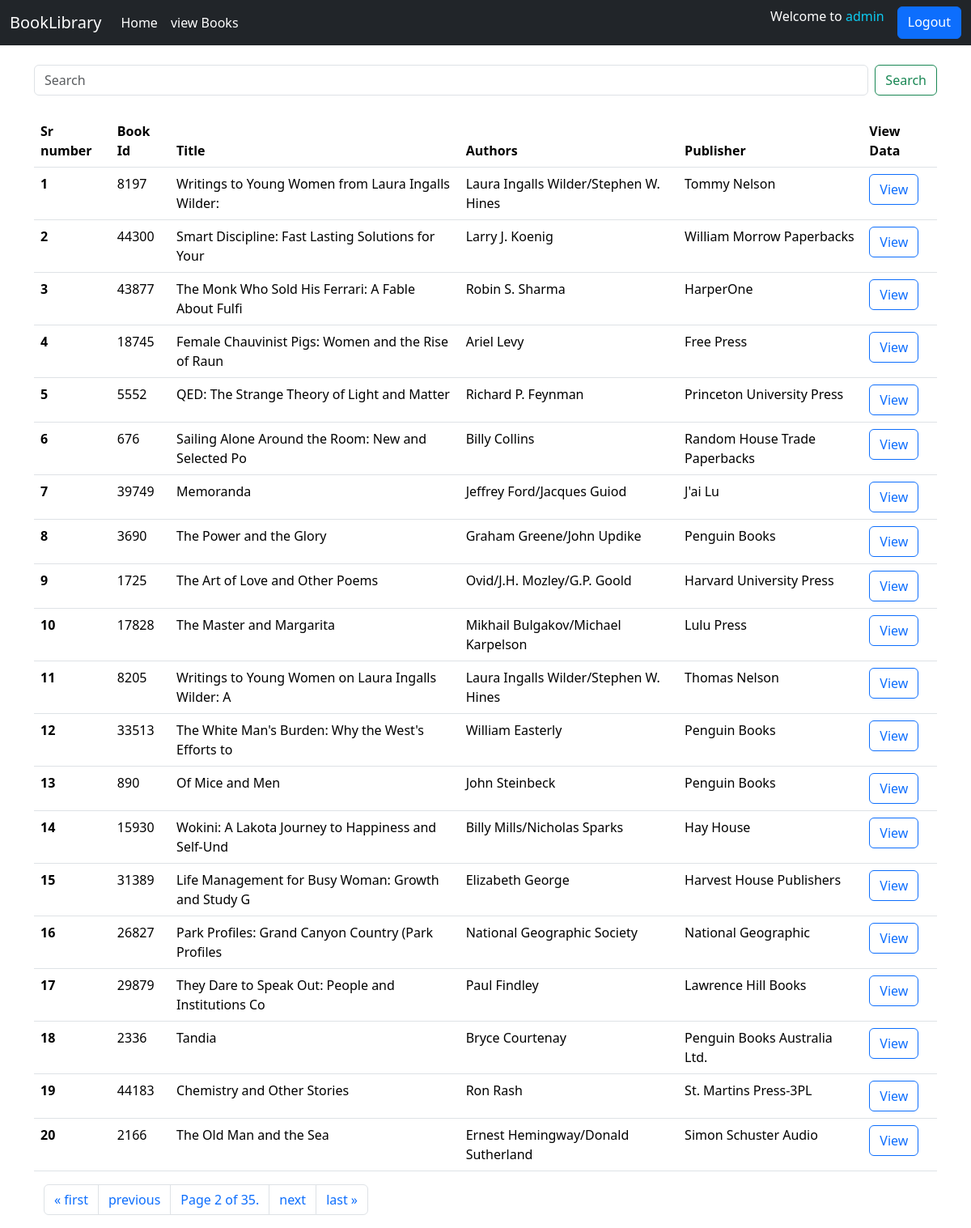
Page /book_view?page=2 (signed in) on the committed database.
### home/models.py (models this page shows)
class FetchBook(models.Model):
    book_id =  models.IntegerField(unique=False, default= 10, blank= False)
    image = models.ImageField(upload_to='images' ,default='default_image.jpg')
    title = models.CharField(max_length=10000, blank=False)
    publication_date =  models.CharField(max_length=100, blank=False)
    text_reviews_count = models.IntegerField(blank=True)
    ratings_count = models.IntegerField(blank=True)
    language_code = models.CharField(max_length=100, blank=False)
    isbn =  models.CharField(max_length=100, blank=False)
    isbn13 = models.CharField(max_length=100, blank=False)
    average_rating = models.FloatField(blank=True)
    authors = models.CharField(max_length=100, blank=False)
    publisher = models.CharField(max_length=100, blank=False)
    amount = models.PositiveIntegerField(null=False, blank=False ,default=False)

### home/views.py (the view)
# urls.py: path('book_view',views.book_view, name = 'weather_view'),
@login_required(login_url="/login_user")
def book_view(request):
    queryset = FetchBook.objects.all()
    paginator = Paginator(queryset, 20)
    page_number = request.GET.get("page")
    page_obj = paginator.get_page(page_number)
    return render(request, "viewFeatchData.html", {"queryset": page_obj})

### home/templates/viewFeatchData.html (shortened to what this page needs)
{% extends "base.html" %}
{% block body %}
<div class="container my-3">
  <form class="d-flex my-4" role="search">
    <input class="form-control me-2" type="search" name ='search' placeholder="Search" aria-label="Search">
    <button class="btn btn-outline-success" type="submit">Search</button>
  </form>
    <table class="table">
        <thead>
          <tr>
            <th scope="col">Sr number</th>
            <th scope="col">Book Id</th>
            <th scope="col">Title</th>
            <th scope="col">Authors</th>
            <th scope="col">Publisher</th>
            <th scope="col">View Data</th>
          </tr>
        </thead>
        <tbody>
            {% for i in queryset%}
          <tr>
            <th scope="row">{{forloop.counter}}</th>
            <td>{{i.book_id}}</td>
            <td>{{i.title|slice:":50"}}</td>
            <td>{{i.authors}}</td>
            <td>{{i.publisher}}</td>
            <td><a href="bookDetails/{{i.book_id}}/" class = "btn btn-outline-primary"  >View </a></td>
          </tr>
          {% endfor %}
        </tbody>
      </table>
      <div class="container">
        <nav aria-label="Page navigation example">
            <ul class="pagination">
                {% if queryset.has_previous %}
                <li class="page-item"><a class="page-link" href="?page=1">&laquo; first</a></li>
                <li class="page-item"><a class="page-link" href="?page={{ queryset.previous_page_number }}">previous</a>
                </li>
                {% endif %}
                <li class="page-item"><a class="page-link" href="#">
                        Page {{ queryset.number }} of {{ queryset.paginator.num_pages }}.
                    </a></li>
                {% if queryset.has_next %}
                <li class="page-item"><a class="page-link" href="?page={{ queryset.next_page_number }}">next</a>
                </li>
                <li class="page-item"><a class="page-link" href="?page={{ queryset.paginator.num_pages }}">last
                        &raquo;</a></li>
                {% endif %}
            </ul>
        </nav>
    </div>
</div>
{% endblock %}

### home/templates/base.html (shortened to what this page needs)
<!doctype html>
<html lang="en">
<head>
  <link href="https://cdn.jsdelivr.net/npm/bootstrap@5.3.1/dist/css/bootstrap.min.css" rel="stylesheet"
>
</head>
<body>
  <nav class="navbar navbar-expand-lg navbar-dark bg-dark">
    <div class="container-fluid">
      <a class="navbar-brand" href="#">BookLibrary</a>
      <div class="collapse navbar-collapse" id="navbarSupportedContent">
        <ul class="navbar-nav me-auto mb-2 mb-lg-0">
          <li class="nav-item">
            <a class="nav-link active" aria-current="page" href="/">Home</a>
          </li>
          {% if not request.user.is_authenticated %}
          <li class="nav-item">
            <a class="nav-link active" aria-current="page" href="signUp">signUp</a>
          </li>
          {% else %}
          <li class="nav-item">
            <a class="nav-link active" aria-current="page" href="book_view">view Books</a>
          </li>
          {% endif %}
        </ul>
        {% if request.user.is_authenticated %}
        <form class="d-flex" role="search">
          <p class="text-white mx-3 ">Welcome to <span class = 'text-info'>{{request.user}}</span></p>
          <a href="/logout_user" class="btn btn-primary">Logout</a>
        </form>
        {% else %}
        <form class="d-flex" role="search">
          <input class="form-control me-2" type="search" placeholder="Search" aria-label="Search">
          <a href="/login_user" class='btn btn-primary'>Login</a>
        </form>
        {% endif %}
      </div>
    </div>
  </nav>
  {% block body %}
  {% endblock %}
</body>
</html>

### rows in the picture
FetchBook: book_id "8197", title "Writings to Young Women from Laura Ingalls Wilder:", authors "Laura Ingalls Wilder/Stephen W. Hines", publisher "Tommy Nelson"
FetchBook: book_id "44300", title "Smart Discipline: Fast Lasting Solutions for Your", authors "Larry J. Koenig", publisher "William Morrow Paperbacks"
FetchBook: book_id "43877", title "The Monk Who Sold His Ferrari: A Fable About Fulfi", authors "Robin S. Sharma", publisher "HarperOne"
FetchBook: book_id "18745", title "Female Chauvinist Pigs: Women and the Rise of Raun", authors "Ariel Levy", publisher "Free Press"
FetchBook: book_id "5552", title "QED: The Strange Theory of Light and Matter", authors "Richard P. Feynman", publisher "Princeton University Press"
FetchBook: book_id "676", title "Sailing Alone Around the Room: New and Selected Po", authors "Billy Collins", publisher "Random House Trade Paperbacks"
FetchBook: book_id "39749", title "Memoranda", authors "Jeffrey Ford/Jacques Guiod", publisher "J'ai Lu"
FetchBook: book_id "3690", title "The Power and the Glory", authors "Graham Greene/John Updike", publisher "Penguin Books"
FetchBook: book_id "1725", title "The Art of Love and Other Poems", authors "Ovid/J.H. Mozley/G.P. Goold", publisher "Harvard University Press"
FetchBook: book_id "17828", title "The Master and Margarita", authors "Mikhail Bulgakov/Michael Karpelson", publisher "Lulu Press"
FetchBook: book_id "8205", title "Writings to Young Women on Laura Ingalls Wilder: A", authors "Laura Ingalls Wilder/Stephen W. Hines", publisher "Thomas Nelson"
FetchBook: book_id "33513", title "The White Man's Burden: Why the West's Efforts to", authors "William Easterly", publisher "Penguin Books"
FetchBook: book_id "890", title "Of Mice and Men", authors "John Steinbeck", publisher "Penguin Books"
FetchBook: book_id "15930", title "Wokini: A Lakota Journey to Happiness and Self-Und", authors "Billy Mills/Nicholas Sparks", publisher "Hay House"
FetchBook: book_id "31389", title "Life Management for Busy Woman: Growth and Study G", authors "Elizabeth George", publisher "Harvest House Publishers"
FetchBook: book_id "26827", title "Park Profiles: Grand Canyon Country (Park Profiles", authors "National Geographic Society", publisher "National Geographic"
FetchBook: book_id "29879", title "They Dare to Speak Out: People and Institutions Co", authors "Paul Findley", publisher "Lawrence Hill Books"
FetchBook: book_id "2336", title "Tandia", authors "Bryce Courtenay", publisher "Penguin Books Australia Ltd."
FetchBook: book_id "44183", title "Chemistry and Other Stories", authors "Ron Rash", publisher "St. Martins Press-3PL"
FetchBook: book_id "2166", title "The Old Man and the Sea", authors "Ernest Hemingway/Donald Sutherland", publisher "Simon Schuster Audio"

### other values in the picture
{{ request.user }} "admin"
{{ queryset.number }} "2"
{{ queryset.paginator.num_pages }} "35"
